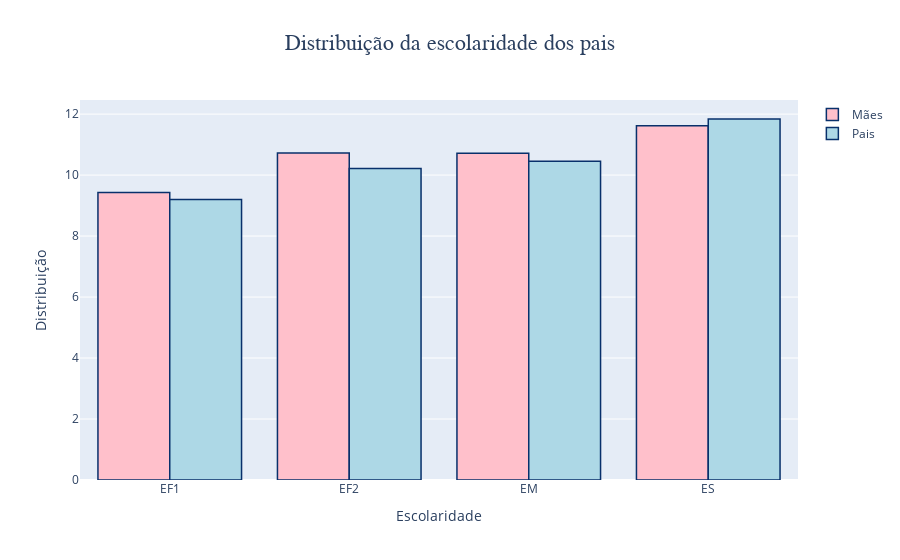

The notebook cell this image was saved under:
### Code cell
médias_pais = pd.concat([df_edu.groupby(by='Medu').mean()['media'],df_edu.groupby(by='Fedu').mean()['media']],axis=1)
médias_pais.columns = ['Pai','Mãe']
Mulheres = go.Bar(x = ['EF1','EF2','EM','ES'],
                y = médias_pais['Mãe'][1:],
                name='Mães',
                marker_color='pink',
                marker_line_color='rgb(8,48,107)',
                marker_line_width=1.5)
Pais = go.Bar(x = ['EF1','EF2','EM','ES'],
                y = médias_pais['Pai'][1:],
                name='Pais' ,               
                marker_color='lightblue',
                marker_line_color='rgb(8,48,107)',
                marker_line_width=1.5)
data = [Mulheres, Pais]
layout = go.Layout(title='Distribuição da escolaridade dos pais',
                   titlefont={'family':'Arial','size':22},                   
                   yaxis={'title':'Distribuição'},
                   xaxis={'title':'Escolaridade'},
                   title_x = 0.5)
fig = go.Figure(data=data,layout=layout)
py.iplot(fig)

### Figure 1 — Plotly figure (JSON) as saved in the notebook; plotly's stock layout.template omitted (floating-point values rounded to 4 significant figures)
{"data": [{"marker": {"color": "pink", "line": {"color": "rgb(8,48,107)", "width": 1.5}}, "name": "Mães", "type": "bar", "x": ["EF1", "EF2", "EM", "ES"], "y": [9.427, 10.72, 10.72, 11.62]}, {"marker": {"color": "lightblue", "line": {"color": "rgb(8,48,107)", "width": 1.5}}, "name": "Pais", "type": "bar", "x": ["EF1", "EF2", "EM", "ES"], "y": [9.198, 10.22, 10.45, 11.84]}], "layout": {"title": {"font": {"family": "Arial", "size": 22}, "text": "Distribuição da escolaridade dos pais", "x": 0.5}, "xaxis": {"title": {"text": "Escolaridade"}}, "yaxis": {"title": {"text": "Distribuição"}}}}
